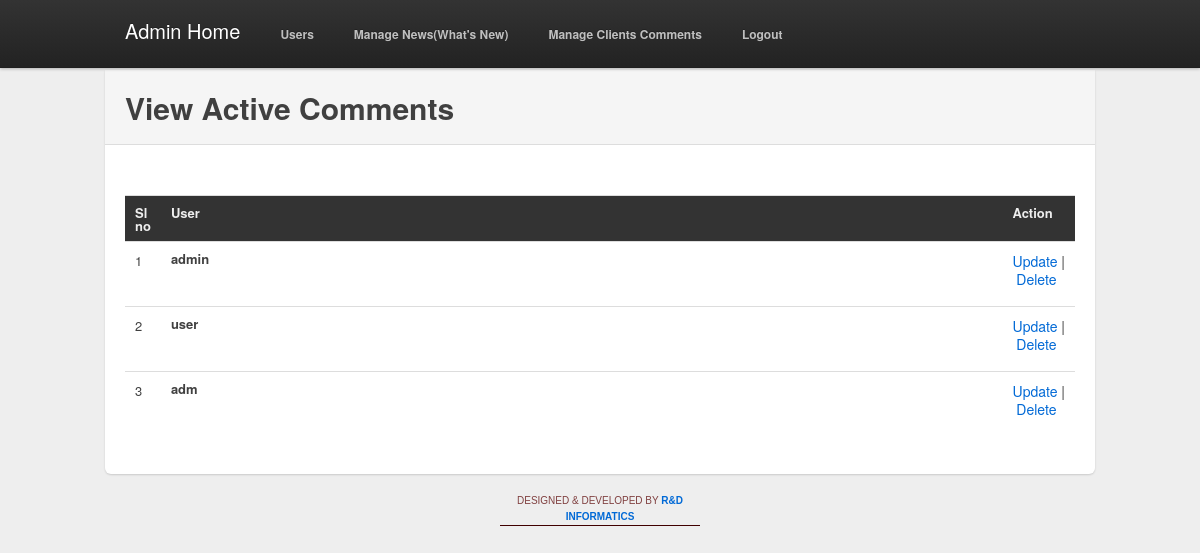
Page /admin/view_user.php (signed in) on the committed database.
### tables this page shows
CREATE TABLE IF NOT EXISTS `user` (
  `id` int(1) NOT NULL AUTO_INCREMENT,
  `userid` varchar(20) NOT NULL,
  `pass` varchar(100) NOT NULL,
  PRIMARY KEY (`id`),
  UNIQUE KEY `userid` (`userid`)
);

### admin/view_user.php (the view, shortened to what this page needs)
<?php
if(isset($_SESSION['tdcladmnpan']))
{
?>
<!DOCTYPE html PUBLIC "-//W3C//DTD XHTML 1.0 Transitional//EN" "http://www.w3.org/TR/xhtml1/DTD/xhtml1-transitional.dtd">
<html xmlns="http://www.w3.org/1999/xhtml">
<head>
<link rel="stylesheet" media="screen" href="css/bootstrap.css">
<link rel="stylesheet" media="screen" href="css/main.css">
	<link type="text/css" href="ckeditor/sample.css" rel="stylesheet" />
</head>
<body>
<div class="topbar">
  <div class="fill">
		<div class="container"> <a class="brand" href="index.php">Admin Home</a>
      <?php
	  	 include 'top_menu2.php';
	  ?>
    </div>
  </div>
</div>
<div class="container">
		<div class="content">
		<div class="page-header">
		  <h1> View <strong>Active</strong> Comments</h1>
		</div>
		<div class="row" style="margin:0 auto; margin-left:0; text-align:center">
		  <div class="span14" align="center"style="margin:0 auto; margin-left:0; text-align:center" >
			<table width="100%" border="2" cellpadding="5" cellspacing="10" style="margin-top:30px; border:0 solid #eee;">
              <tr bgcolor="#333333" style="border:1 solid #eee; color:#EEE">
                <td width="" align="left" style=""><strong>Sl no</strong></td>
                <td width=" " align="left"style=""><strong>User </strong></td>
                <td width=" " align="left"style=""><strong>Action</strong></td>
              </tr>
        	<?php
			$show ="SELECT * FROM user";
				$result= mysql_query($show);
				while($show = mysql_fetch_array($result))
				{
					$id1=$show["id"];
			?>
            <tr >
                <td width="60" ><?php echo $id1; ?></td>
                  <td width="90%"> <strong><?php echo $show['userid'];?> </strong></td>
                <td><p><span style="font-size:14px;"><a href="add_comment.php?edit=<?php echo $row['id']; ?>" title="Edit" >Update</a>&nbsp;|&nbsp;<a href="add_comment.php?del=<?php echo $row['id']; ?>" title="Delete" >Delete</a></span></td>
            </tr>
            <?php 	}	?>
            </table>
      </div>
    </div>
  </div>
  <footer>
    <?php
		include'footer.php';
	?>
  </footer>
</div>
</body>
</html>
 <?php
}else{
	header("Location:index.php");
}
?>

### admin/css/main.css (style rules this page uses)
html, body { background-color: #eee; }
body { padding-top: 40px; }
.container { width: 950px; }
.content { background-color: #fff; padding: 20px; margin: 0 -20px; -webkit-border-radius: 0 0 6px 6px; -moz-border-radius: 0 0 6px 6px; border-radius: 0 0 6px 6px; -webkit-box-shadow: 0 1px 2px rgba(0,0,0,.15); -moz-box-shadow: 0 1px 2px rgba(0,0,0,.15); box-shadow: 0 1px 2px rgba(0,0,0,.15); min-height: 10px; margin-top:30px; }
.page-header { background-color: #f5f5f5; padding: 20px 20px 10px; margin: -20px -20px 20px; }

### rows in the picture
user: id "1", userid "admin"
user: id "2", userid "user"
user: id "3", userid "adm"
